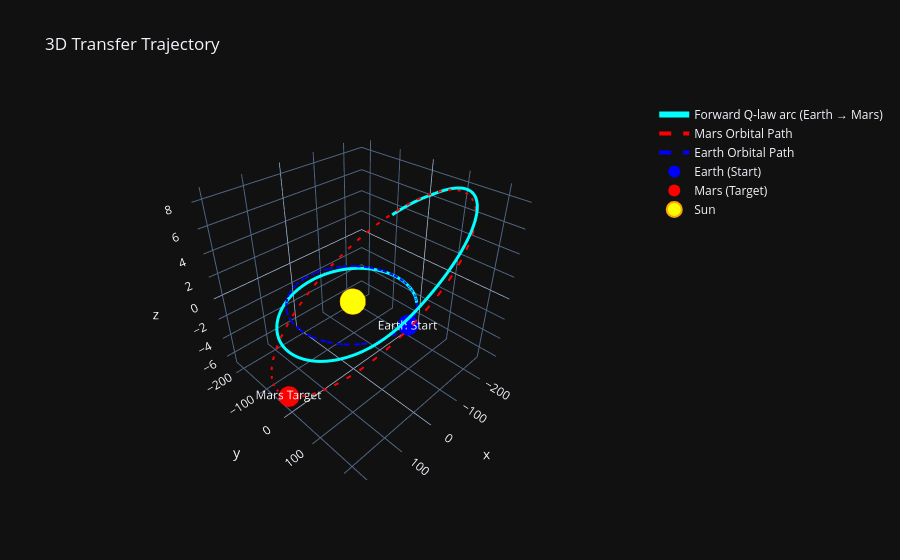

Notebook code cell kept with this figure:
### Code cell
import plotly.graph_objects as go
import numpy as np


# Convert to Gm (1e9 m)
AU_TO_GM = 1.495978707e2

# Example: pick one TOF from your loop
best_tf = tf_days[-1]  # or pick the one you want to visualize
best_t0 = best_departure

# Get Earth and Mars positions at t0 and t0+best_tf
earth_initial = earth_loc[best_t0,0:3]
mars_initial = mars_loc[best_t0,0:3]
mars_final= mars_loc[best_t0 + best_tf, 0:3]
earth_final= earth_loc[best_t0 + best_tf, 0:3]

mars_traj_during_flight = mars_loc[best_t0 : best_t0 + best_tf + 1, 0:3] / 1e9
earth_traj_during_flight = earth_loc[best_t0 : best_t0 + best_tf + 1, 0:3] / 1e9


# Forward trajectory (Earth -> Mars)
t_days_fw = fw_ts / 86400
r_traj_fw = fw_sol[0:3, :].T / 1e9

# Create 3D figure
fig = go.Figure()


# 1. Forward arc (Earth → Mars)
fig.add_trace(go.Scatter3d(
    x=r_traj_fw[:, 0], y=r_traj_fw[:, 1], z=r_traj_fw[:, 2],
    mode='lines',
    name='Forward Q‑law arc (Earth → Mars)',
    line=dict(width=6, color='cyan'),
    hovertemplate='<b>Time: %{text:.1f} days</b><br>X: %{x:.2f} Gm<br>Y: %{y:.2f} Gm<br>Z: %{z:.2f} Gm<extra></extra>',
    text=t_days_fw
))

# --- 2. NEW: Mars Orbit Path (The target's actual move) ---
fig.add_trace(go.Scatter3d(
    x=mars_traj_during_flight[:, 0], 
    y=mars_traj_during_flight[:, 1], 
    z=mars_traj_during_flight[:, 2],
    mode='lines',
    name='Mars Orbital Path',
    line=dict(width=4, color='red', dash='dash'), # Dashed to distinguish from spacecraft
    hovertemplate='<b>Mars Path</b><br>X: %{x:.2f} Gm<br>Y: %{y:.2f} Gm<br>Z: %{z:.2f} Gm<extra></extra>'
))
fig.add_trace(go.Scatter3d(
    x=earth_traj_during_flight[:, 0], 
    y=earth_traj_during_flight[:, 1], 
    z=earth_traj_during_flight[:, 2],
    mode='lines',
    name='Earth Orbital Path',
    line=dict(width=4, color='blue', dash='dash'), # Dashed to distinguish from spacecraft
    hovertemplate='<b>Mars Path</b><br>X: %{x:.2f} Gm<br>Y: %{y:.2f} Gm<br>Z: %{z:.2f} Gm<extra></extra>'
))

# 3. Earth initial
fig.add_trace(go.Scatter3d(
    x=[earth_initial[0]/1e9], y=[earth_initial[1]/1e9], z=[earth_initial[2]/1e9],
    mode='markers+text',
    name='Earth (Start)',
    marker=dict(size=12, color='blue'),
    text=['Earth Start'],
    textposition="middle center",
    hovertemplate='<b>Earth Initial</b><br>Position: (%{x:.2f}, %{y:.2f}, %{z:.2f}) Gm<extra></extra>'
))

# switch = [-1.09638235e+11, -1.87493715e+11, -3.43338201e+09]
# fig.add_trace(go.Scatter3d(
#     x=[switch[0]/1e9], y=[switch[1]/1e9], z=[switch[2]/1e9],
#     mode='markers+text',
#     name='SWITCH',
#     marker=dict(size=4, color='blue'),
#     text=['SWITCH'],
#     textposition="middle center",
#     hovertemplate='<b>Earth Initial</b><br>Position: (%{x:.2f}, %{y:.2f}, %{z:.2f}) Gm<extra></extra>'
# ))


# # 4. Mars initial
# fig.add_trace(go.Scatter3d(
#     x=[mars_initial[0]/1e9], y=[mars_initial[1]/1e9], z=[mars_initial[2]/1e9],
#     mode='markers+text',
#     name='Mars (Start)',
#     marker=dict(size=12, color='pink'),
#     text=['Mars Start'],
#     textposition="middle center",
#     hovertemplate='<b>Mars Initial</b><br>Position: (%{x:.2f}, %{y:.2f}, %{z:.2f}) Gm<extra></extra>'
# ))


# 5. Mars final (target)
fig.add_trace(go.Scatter3d(
    x=[mars_final[0]/1e9], y=[mars_final[1]/1e9], z=[mars_final[2]/1e9],
    mode='markers+text',
    name='Mars (Target)',
    marker=dict(size=12, color='red'),
    text=['Mars Target'],
    textposition="middle center",
    hovertemplate='<b>Mars Target</b><br>Position: (%{x:.2f}, %{y:.2f}, %{z:.2f}) Gm<extra></extra>'
))


# # 6. Earth final (target for backward arc)
# fig.add_trace(go.Scatter3d(
#     x=[earth_final[0]/1e9], y=[earth_final[1]/1e9], z=[earth_final[2]/1e9],
#     mode='markers+text',
#     name='Earth (Target)',
#     marker=dict(size=12, color='lightblue'),
#     text=['Earth Target'],
#     textposition="middle center",
#     hovertemplate='<b>Earth Target</b><br>Position: (%{x:.2f}, %{y:.2f}, %{z:.2f}) Gm<extra></extra>'
# ))


# 7. Sun at origin
fig.add_trace(go.Scatter3d(
    x=[0], y=[0], z=[0],
    mode='markers',
    name='Sun',
    marker=dict(size=15, color='yellow', symbol='circle', line=dict(color='orange', width=2))
))
fig.update_layout(
    title="3D Transfer Trajectory",
    template="plotly_dark",
)

# 8. Auxiliary: Earth initial state point (r0v0) and Mars final state point

### Figure 1 — Plotly figure (JSON) as saved in the notebook; plotly's stock layout.template omitted (floating-point values rounded to 4 significant figures; data arrays with more than 128 entries replaced by an {"elided": "..."} marker saying what was removed)
{"data": [{"hovertemplate": "<b>Time: %{text:.1f} days</b><br>X: %{x:.2f} Gm<br>Y: %{y:.2f} Gm<br>Z: %{z:.2f} Gm<extra></extra>", "line": {"color": "cyan", "width": 6}, "mode": "lines", "name": "Forward Q‑law arc (Earth → Mars)", "text": {"elided": "3954 float values"}, "type": "scatter3d", "x": {"elided": "3954 float values"}, "y": {"elided": "3954 float values"}, "z": {"elided": "3954 float values"}}, {"hovertemplate": "<b>Mars Path</b><br>X: %{x:.2f} Gm<br>Y: %{y:.2f} Gm<br>Z: %{z:.2f} Gm<extra></extra>", "line": {"color": "red", "dash": "dash", "width": 4}, "mode": "lines", "name": "Mars Orbital Path", "type": "scatter3d", "x": {"elided": "693 float values"}, "y": {"elided": "693 float values"}, "z": {"elided": "693 float values"}}, {"hovertemplate": "<b>Mars Path</b><br>X: %{x:.2f} Gm<br>Y: %{y:.2f} Gm<br>Z: %{z:.2f} Gm<extra></extra>", "line": {"color": "blue", "dash": "dash", "width": 4}, "mode": "lines", "name": "Earth Orbital Path", "type": "scatter3d", "x": {"elided": "693 float values"}, "y": {"elided": "693 float values"}, "z": {"elided": "693 float values"}}, {"hovertemplate": "<b>Earth Initial</b><br>Position: (%{x:.2f}, %{y:.2f}, %{z:.2f}) Gm<extra></extra>", "marker": {"color": "blue", "size": 12}, "mode": "markers+text", "name": "Earth (Start)", "text": ["Earth Start"], "textposition": "middle center", "type": "scatter3d", "x": [-25.21], "y": [144.9], "z": [-0.0006164]}, {"hovertemplate": "<b>Mars Target</b><br>Position: (%{x:.2f}, %{y:.2f}, %{z:.2f}) Gm<extra></extra>", "marker": {"color": "red", "size": 12}, "mode": "markers+text", "name": "Mars (Target)", "text": ["Mars Target"], "textposition": "middle center", "type": "scatter3d", "x": [208.3], "y": [8.345], "z": [-4.944]}, {"marker": {"color": "yellow", "line": {"color": "orange", "width": 2}, "size": 15, "symbol": "circle"}, "mode": "markers", "name": "Sun", "type": "scatter3d", "x": [0], "y": [0], "z": [0]}], "layout": {"title": {"text": "3D Transfer Trajectory"}}}
